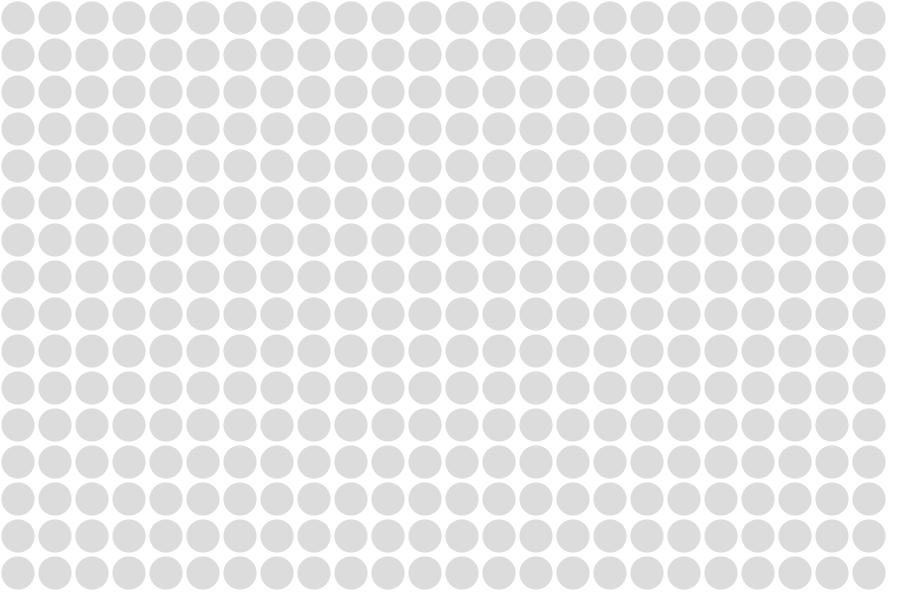
Frame 1 (no input)
Frame 60 (the mouse pressed at the canvas centre just before this capture): identical to frame 1, image omitted
Frame 120 (the mouse held since frame 60 and released just before this capture): identical to frame 1, image omitted

The Processing sketch that drew this single still picture (run headless with seeded random() and noise(); from frame 60 on, the mouse is pressed at the canvas centre):

// Processing sketch: example_sectors_02
// ── example_sectors_02.pde
int sectors_wide = 24;
int sectors_tall = 16;
int sector_w, sector_h;

// Now we will work with 2-dimensional arrays
ArrayList<ArrayList<Sector>> sectors;

void setup() {
  size(900, 600); 
  sector_w = width / sectors_wide;
  sector_h = height / sectors_tall;

  // The 'outer' ArrayList will store an 
  // ArrayList for each row of Sectors
  // Initialize the outer list.
  sectors = new ArrayList<ArrayList<Sector>>();

  // Now add an ArrayList to the outer list for each 
  // row. Structure is like:

  // ArrayList< ArrayList<Sector>,
  //            ArrayList<Sector>,
  //            ...                >

  for (int r = 0; r < sectors_tall; r++) {
    ArrayList<Sector> this_row = new ArrayList<Sector>();
    sectors.add(this_row);
  }

  // Now, create the Sector objects and add them to the proper row
  for (int y = 0; y < sectors_tall; y++) {
    for (int x = 0; x < sectors_wide; x++) {
      Sector sec = new Sector(x*sector_w, y*sector_h, x, y);
      ArrayList<Sector> proper_row = sectors.get(y);
      proper_row.add(sec);
    }
  }

  noStroke();
  fill(150);
}

void draw() {
  background(255);

  // Now we need a nested loop to draw
  for (ArrayList<Sector> a_row_of_sectors : sectors) {
    for (Sector s : a_row_of_sectors) {
      s.display();
    }
  }
}
// ── Sector.pde
class Sector {

  // Useful to draw a box
  PVector cornerPosition;

  // Useful for drawing circles in the center
  PVector sectorCenter;

  // Useful for communicating with neighbors
  PVector coords;

  // Useful for maintaining "state" 
  boolean visited = false;

  // Useful for listening to neighbors
  boolean neighbor_active = false;

  // Store neighbor coordinates 
  ArrayList<PVector> neighbors = new ArrayList<PVector>();


  // This is the constructor
  Sector(int _x, int _y, int _xcoord, int _ycoord) {
    cornerPosition = new PVector(_x, _y);
    coords         = new PVector(_xcoord, _ycoord);

    // Derived from the 
    sectorCenter   = new PVector(_x + sector_w/2, _y + sector_h/2);

    // Establish neighbor coordinates
    makeFriendsWithNeighbors();
  }

  // This is the method for drawing the sector
  void display() {
    // Calculate a diameter for a circle we'll draw
    float diameter = min(sector_w, sector_h) * 0.9;

    // Is the mouse inside of the ellipse we're going to draw?
    PVector mousePos = new PVector(mouseX, mouseY);

    // Vector from sector center to mouse
    PVector p = PVector.sub(sectorCenter, mousePos);

    // Magnitude of that vector
    float m = p.mag();

    // Absolute value of that magnitude
    m = abs(m);

    // Check if it is less than the radius
    if (m < diameter/2 || visited == true) {
      fill(255, 0, 0); 
      diameter *= 1.1;
      tellNeighborsImHighlighted(true);
    } else if (neighbor_active){
      fill(#45ACEA);
    } else {
      fill(220); 
      tellNeighborsImHighlighted(false);
    }

    ellipse(sectorCenter.x, sectorCenter.y, diameter, diameter);
  }

  void tellNeighborsImHighlighted(boolean _iAmHighlighted) {
    // Now we access the 2D ArrayList of Sectors
    if (_iAmHighlighted) {
      setNeighborActive(true);
    } else {
      setNeighborActive(false);
    }
  }

  void setNeighborActive(boolean _activeState) {
    for (PVector ns : neighbors) {
      Sector n = getNeighborAtCoords(ns);
      n.neighbor_active = _activeState;
    }
  }

  Sector getNeighborAtCoords(PVector _coords) {
    //println(_coords);
    ArrayList<Sector> theRow = sectors.get((int)_coords.y);
    Sector neighbor = theRow.get((int)_coords.x);
    return neighbor;
  }

  void makeFriendsWithNeighbors() {
    // We'll identify neighbors with a nested loop
    for (int nx = -1; nx <= 1; nx++) {
      for (int ny = -1; ny <= 1; ny++) {
        PVector neighbor = new PVector(coords.x + nx, coords.y + ny);
        if (neighborIsValid(neighbor)) {
          neighbors.add(neighbor);
          // println("Sector: " + this.coords + ", Neighbor: " + neighbor);
        }
      }
    }
  }

  boolean neighborIsValid(PVector _neighbor) {
    if (_neighbor.x >= 0 && _neighbor.x < sectors_wide && _neighbor.y >= 0 && _neighbor.y < sectors_tall) {
      return true;
    } else {
      return false;
    }
  }
}
